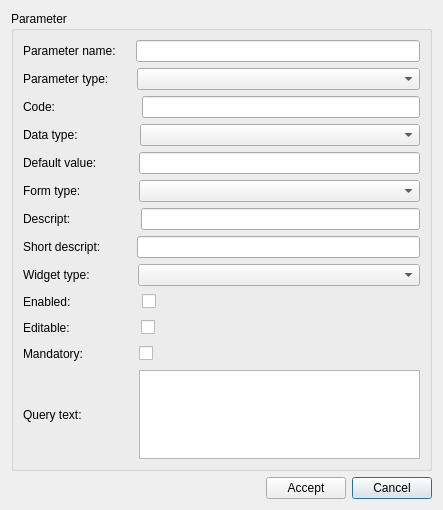
<?xml version="1.0" encoding="UTF-8"?>
<ui version="4.0">
 <class>dlg_main_visitparam</class>
 <widget class="QDialog" name="dlg_main_visitparam">
  <property name="geometry">
   <rect>
    <x>0</x>
    <y>0</y>
    <width>443</width>
    <height>510</height>
   </rect>
  </property>
  <property name="windowTitle">
   <string>Manage visit parameter</string>
  </property>
  <layout class="QGridLayout" name="gridLayout">
   <item row="2" column="0">
    <spacer name="horizontalSpacer">
     <property name="orientation">
      <enum>Qt::Horizontal</enum>
     </property>
     <property name="sizeHint" stdset="0">
      <size>
       <width>40</width>
       <height>20</height>
      </size>
     </property>
    </spacer>
   </item>
   <item row="2" column="2">
    <widget class="QPushButton" name="btn_cancel">
     <property name="text">
      <string>Cancel</string>
     </property>
    </widget>
   </item>
   <item row="2" column="1">
    <widget class="QPushButton" name="btn_ok">
     <property name="text">
      <string>Accept</string>
     </property>
    </widget>
   </item>
   <item row="0" column="0" colspan="3">
    <widget class="QGroupBox" name="grb_params">
     <property name="title">
      <string>Parameter</string>
     </property>
     <layout class="QGridLayout" name="gridLayout_2">
      <item row="11" column="0">
       <layout class="QHBoxLayout" name="horizontalLayout_9">
        <item>
         <widget class="QLabel" name="lbl_enabled">
          <property name="text">
           <string>Enabled:</string>
          </property>
         </widget>
        </item>
        <item>
         <spacer name="horizontalSpacer_10">
          <property name="orientation">
           <enum>Qt::Horizontal</enum>
          </property>
          <property name="sizeType">
           <enum>QSizePolicy::Fixed</enum>
          </property>
          <property name="sizeHint" stdset="0">
           <size>
            <width>65</width>
            <height>20</height>
           </size>
          </property>
         </spacer>
        </item>
        <item>
         <widget class="QCheckBox" name="isenabled">
          <property name="sizePolicy">
           <sizepolicy hsizetype="Expanding" vsizetype="Fixed">
            <horstretch>0</horstretch>
            <verstretch>0</verstretch>
           </sizepolicy>
          </property>
          <property name="text">
           <string/>
          </property>
         </widget>
        </item>
       </layout>
      </item>
      <item row="13" column="0">
       <layout class="QHBoxLayout" name="horizontalLayout_11">
        <item>
         <widget class="QLabel" name="lbl_mandatory">
          <property name="text">
           <string>Mandatory:</string>
          </property>
         </widget>
        </item>
        <item>
         <spacer name="horizontalSpacer_12">
          <property name="orientation">
           <enum>Qt::Horizontal</enum>
          </property>
          <property name="sizeType">
           <enum>QSizePolicy::Fixed</enum>
          </property>
          <property name="sizeHint" stdset="0">
           <size>
            <width>50</width>
            <height>20</height>
           </size>
          </property>
         </spacer>
        </item>
        <item>
         <widget class="QCheckBox" name="ismandatory">
          <property name="sizePolicy">
           <sizepolicy hsizetype="Expanding" vsizetype="Fixed">
            <horstretch>0</horstretch>
            <verstretch>0</verstretch>
           </sizepolicy>
          </property>
          <property name="text">
           <string/>
          </property>
         </widget>
        </item>
       </layout>
      </item>
      <item row="0" column="0">
       <layout class="QHBoxLayout" name="horizontalLayout">
        <item>
         <widget class="QLabel" name="lbl_parameter_name">
          <property name="text">
           <string>Parameter name:</string>
          </property>
         </widget>
        </item>
        <item>
         <spacer name="horizontalSpacer_2">
          <property name="orientation">
           <enum>Qt::Horizontal</enum>
          </property>
          <property name="sizeType">
           <enum>QSizePolicy::Fixed</enum>
          </property>
          <property name="sizeHint" stdset="0">
           <size>
            <width>14</width>
            <height>20</height>
           </size>
          </property>
         </spacer>
        </item>
        <item>
         <widget class="QLineEdit" name="parameter_id"/>
        </item>
       </layout>
      </item>
      <item row="7" column="0">
       <layout class="QHBoxLayout" name="horizontalLayout_5">
        <item>
         <widget class="QLabel" name="lbl_descript">
          <property name="text">
           <string>Descript:</string>
          </property>
         </widget>
        </item>
        <item>
         <spacer name="horizontalSpacer_6">
          <property name="orientation">
           <enum>Qt::Horizontal</enum>
          </property>
          <property name="sizeType">
           <enum>QSizePolicy::Fixed</enum>
          </property>
          <property name="sizeHint" stdset="0">
           <size>
            <width>64</width>
            <height>20</height>
           </size>
          </property>
         </spacer>
        </item>
        <item>
         <widget class="QLineEdit" name="descript"/>
        </item>
       </layout>
      </item>
      <item row="4" column="0">
       <layout class="QHBoxLayout" name="horizontalLayout_4">
        <item>
         <widget class="QLabel" name="lbl_data_type">
          <property name="text">
           <string>Data type:</string>
          </property>
         </widget>
        </item>
        <item>
         <spacer name="horizontalSpacer_5">
          <property name="orientation">
           <enum>Qt::Horizontal</enum>
          </property>
          <property name="sizeType">
           <enum>QSizePolicy::Fixed</enum>
          </property>
          <property name="sizeHint" stdset="0">
           <size>
            <width>56</width>
            <height>20</height>
           </size>
          </property>
         </spacer>
        </item>
        <item>
         <widget class="QComboBox" name="data_type">
          <property name="sizePolicy">
           <sizepolicy hsizetype="Expanding" vsizetype="Fixed">
            <horstretch>0</horstretch>
            <verstretch>0</verstretch>
           </sizepolicy>
          </property>
         </widget>
        </item>
       </layout>
      </item>
      <item row="2" column="0">
       <layout class="QHBoxLayout" name="horizontalLayout_2">
        <item>
         <widget class="QLabel" name="lbl_code">
          <property name="text">
           <string>Code:</string>
          </property>
         </widget>
        </item>
        <item>
         <spacer name="horizontalSpacer_3">
          <property name="orientation">
           <enum>Qt::Horizontal</enum>
          </property>
          <property name="sizeType">
           <enum>QSizePolicy::Fixed</enum>
          </property>
          <property name="sizeHint" stdset="0">
           <size>
            <width>81</width>
            <height>20</height>
           </size>
          </property>
         </spacer>
        </item>
        <item>
         <widget class="QLineEdit" name="code"/>
        </item>
       </layout>
      </item>
      <item row="5" column="0">
       <layout class="QHBoxLayout" name="horizontalLayout_7">
        <item>
         <widget class="QLabel" name="lbl_default_value">
          <property name="text">
           <string>Default value:</string>
          </property>
         </widget>
        </item>
        <item>
         <spacer name="horizontalSpacer_8">
          <property name="orientation">
           <enum>Qt::Horizontal</enum>
          </property>
          <property name="sizeType">
           <enum>QSizePolicy::Fixed</enum>
          </property>
          <property name="sizeHint" stdset="0">
           <size>
            <width>36</width>
            <height>20</height>
           </size>
          </property>
         </spacer>
        </item>
        <item>
         <widget class="QLineEdit" name="vdefault"/>
        </item>
       </layout>
      </item>
      <item row="1" column="0">
       <layout class="QHBoxLayout" name="horizontalLayout_3">
        <item>
         <widget class="QLabel" name="lbl_parameter_type">
          <property name="text">
           <string>Parameter type:</string>
          </property>
         </widget>
        </item>
        <item>
         <spacer name="horizontalSpacer_4">
          <property name="orientation">
           <enum>Qt::Horizontal</enum>
          </property>
          <property name="sizeType">
           <enum>QSizePolicy::Fixed</enum>
          </property>
          <property name="sizeHint" stdset="0">
           <size>
            <width>22</width>
            <height>20</height>
           </size>
          </property>
         </spacer>
        </item>
        <item>
         <widget class="QComboBox" name="parameter_type">
          <property name="sizePolicy">
           <sizepolicy hsizetype="Expanding" vsizetype="Fixed">
            <horstretch>0</horstretch>
            <verstretch>0</verstretch>
           </sizepolicy>
          </property>
         </widget>
        </item>
       </layout>
      </item>
      <item row="8" column="0">
       <layout class="QHBoxLayout" name="horizontalLayout_8">
        <item>
         <widget class="QLabel" name="lbl_short_descript">
          <property name="text">
           <string>Short descript:</string>
          </property>
         </widget>
        </item>
        <item>
         <spacer name="horizontalSpacer_9">
          <property name="orientation">
           <enum>Qt::Horizontal</enum>
          </property>
          <property name="sizeType">
           <enum>QSizePolicy::Fixed</enum>
          </property>
          <property name="sizeHint" stdset="0">
           <size>
            <width>30</width>
            <height>20</height>
           </size>
          </property>
         </spacer>
        </item>
        <item>
         <widget class="QLineEdit" name="short_descript"/>
        </item>
       </layout>
      </item>
      <item row="6" column="0">
       <layout class="QHBoxLayout" name="horizontalLayout_6">
        <item>
         <widget class="QLabel" name="lbl_form_type">
          <property name="text">
           <string>Form type:</string>
          </property>
         </widget>
        </item>
        <item>
         <spacer name="horizontalSpacer_7">
          <property name="orientation">
           <enum>Qt::Horizontal</enum>
          </property>
          <property name="sizeType">
           <enum>QSizePolicy::Fixed</enum>
          </property>
          <property name="sizeHint" stdset="0">
           <size>
            <width>52</width>
            <height>20</height>
           </size>
          </property>
         </spacer>
        </item>
        <item>
         <widget class="QComboBox" name="form_type">
          <property name="sizePolicy">
           <sizepolicy hsizetype="Expanding" vsizetype="Fixed">
            <horstretch>0</horstretch>
            <verstretch>0</verstretch>
           </sizepolicy>
          </property>
         </widget>
        </item>
       </layout>
      </item>
      <item row="10" column="0">
       <layout class="QHBoxLayout" name="horizontalLayout_10">
        <item>
         <widget class="QLabel" name="lbl_widgettype">
          <property name="text">
           <string>Widget type:</string>
          </property>
         </widget>
        </item>
        <item>
         <spacer name="horizontalSpacer_11">
          <property name="orientation">
           <enum>Qt::Horizontal</enum>
          </property>
          <property name="sizeType">
           <enum>QSizePolicy::Fixed</enum>
          </property>
          <property name="sizeHint" stdset="0">
           <size>
            <width>42</width>
            <height>20</height>
           </size>
          </property>
         </spacer>
        </item>
        <item>
         <widget class="QComboBox" name="widgettype">
          <property name="sizePolicy">
           <sizepolicy hsizetype="Expanding" vsizetype="Fixed">
            <horstretch>0</horstretch>
            <verstretch>0</verstretch>
           </sizepolicy>
          </property>
         </widget>
        </item>
       </layout>
      </item>
      <item row="12" column="0">
       <layout class="QHBoxLayout" name="horizontalLayout_12">
        <item>
         <widget class="QLabel" name="lbl_editable">
          <property name="text">
           <string>Editable:</string>
          </property>
         </widget>
        </item>
        <item>
         <spacer name="horizontalSpacer_13">
          <property name="orientation">
           <enum>Qt::Horizontal</enum>
          </property>
          <property name="sizeType">
           <enum>QSizePolicy::Fixed</enum>
          </property>
          <property name="sizeHint" stdset="0">
           <size>
            <width>65</width>
            <height>20</height>
           </size>
          </property>
         </spacer>
        </item>
        <item>
         <widget class="QCheckBox" name="iseditable">
          <property name="sizePolicy">
           <sizepolicy hsizetype="Expanding" vsizetype="Fixed">
            <horstretch>0</horstretch>
            <verstretch>0</verstretch>
           </sizepolicy>
          </property>
          <property name="text">
           <string/>
          </property>
         </widget>
        </item>
       </layout>
      </item>
      <item row="14" column="0">
       <layout class="QHBoxLayout" name="horizontalLayout_13">
        <item>
         <widget class="QLabel" name="lbl_query_text">
          <property name="text">
           <string>Query text:</string>
          </property>
         </widget>
        </item>
        <item>
         <spacer name="horizontalSpacer_14">
          <property name="orientation">
           <enum>Qt::Horizontal</enum>
          </property>
          <property name="sizeType">
           <enum>QSizePolicy::Fixed</enum>
          </property>
          <property name="sizeHint" stdset="0">
           <size>
            <width>51</width>
            <height>20</height>
           </size>
          </property>
         </spacer>
        </item>
        <item>
         <widget class="QTextEdit" name="dv_querytext"/>
        </item>
       </layout>
      </item>
     </layout>
    </widget>
   </item>
  </layout>
 </widget>
 <resources/>
 <connections/>
</ui>
